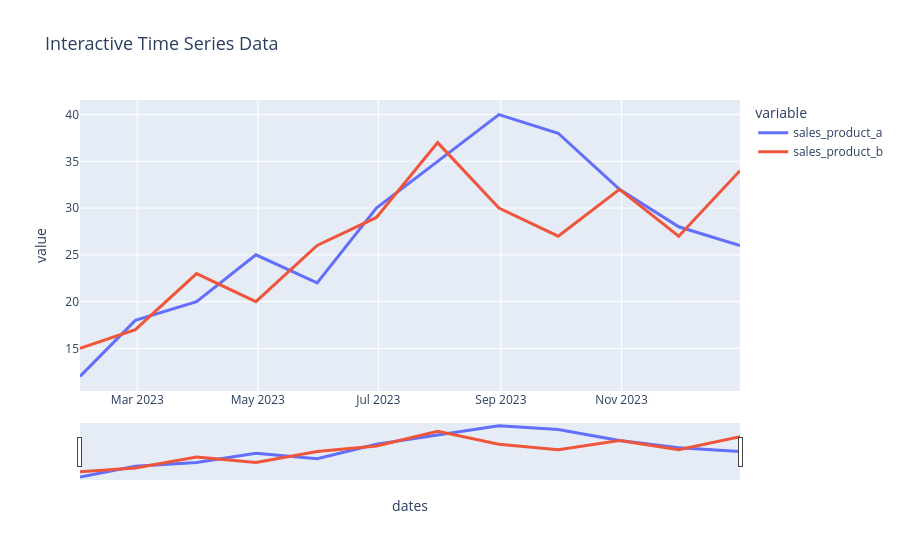

Source (notebook cell):
### Code cell
fig = px.line(data, x="dates", y=["sales_product_a", "sales_product_b"],
              title="Interactive Time Series Data",
              labels={'x': 'Date', 'y': 'Value'})
fig.update_traces(line=dict(width=3))
fig.update_layout(title_font_size=18)
fig.update_xaxes(rangeslider_visible=True)
fig.show()

### Figure 1 — Plotly figure (JSON) as saved in the notebook; plotly's stock layout.template omitted (floating-point values rounded to 4 significant figures)
{"data": [{"hovertemplate": "variable=sales_product_a<br>dates=%{x}<br>value=%{y}<extra></extra>", "legendgroup": "sales_product_a", "line": {"color": "#636efa", "dash": "solid", "width": 3}, "marker": {"symbol": "circle"}, "mode": "lines", "name": "sales_product_a", "orientation": "v", "showlegend": true, "type": "scatter", "x": ["2023-01-31T00:00:00.000000000", "2023-02-28T00:00:00.000000000", "2023-03-31T00:00:00.000000000", "2023-04-30T00:00:00.000000000", "2023-05-31T00:00:00.000000000", "2023-06-30T00:00:00.000000000", "2023-07-31T00:00:00.000000000", "2023-08-31T00:00:00.000000000", "2023-09-30T00:00:00.000000000", "2023-10-31T00:00:00.000000000", "2023-11-30T00:00:00.000000000", "2023-12-31T00:00:00.000000000"], "xaxis": "x", "y": [12, 18, 20, 25, 22, 30, 35, 40, 38, 32, 28, 26], "yaxis": "y"}, {"hovertemplate": "variable=sales_product_b<br>dates=%{x}<br>value=%{y}<extra></extra>", "legendgroup": "sales_product_b", "line": {"color": "#EF553B", "dash": "solid", "width": 3}, "marker": {"symbol": "circle"}, "mode": "lines", "name": "sales_product_b", "orientation": "v", "showlegend": true, "type": "scatter", "x": ["2023-01-31T00:00:00.000000000", "2023-02-28T00:00:00.000000000", "2023-03-31T00:00:00.000000000", "2023-04-30T00:00:00.000000000", "2023-05-31T00:00:00.000000000", "2023-06-30T00:00:00.000000000", "2023-07-31T00:00:00.000000000", "2023-08-31T00:00:00.000000000", "2023-09-30T00:00:00.000000000", "2023-10-31T00:00:00.000000000", "2023-11-30T00:00:00.000000000", "2023-12-31T00:00:00.000000000"], "xaxis": "x", "y": [15, 17, 23, 20, 26, 29, 37, 30, 27, 32, 27, 34], "yaxis": "y"}], "layout": {"legend": {"title": {"text": "variable"}, "tracegroupgap": 0}, "title": {"font": {"size": 18}, "text": "Interactive Time Series Data"}, "xaxis": {"anchor": "y", "domain": [0, 1], "rangeslider": {"visible": true}, "title": {"text": "dates"}}, "yaxis": {"anchor": "x", "domain": [0, 1], "title": {"text": "value"}}}}
